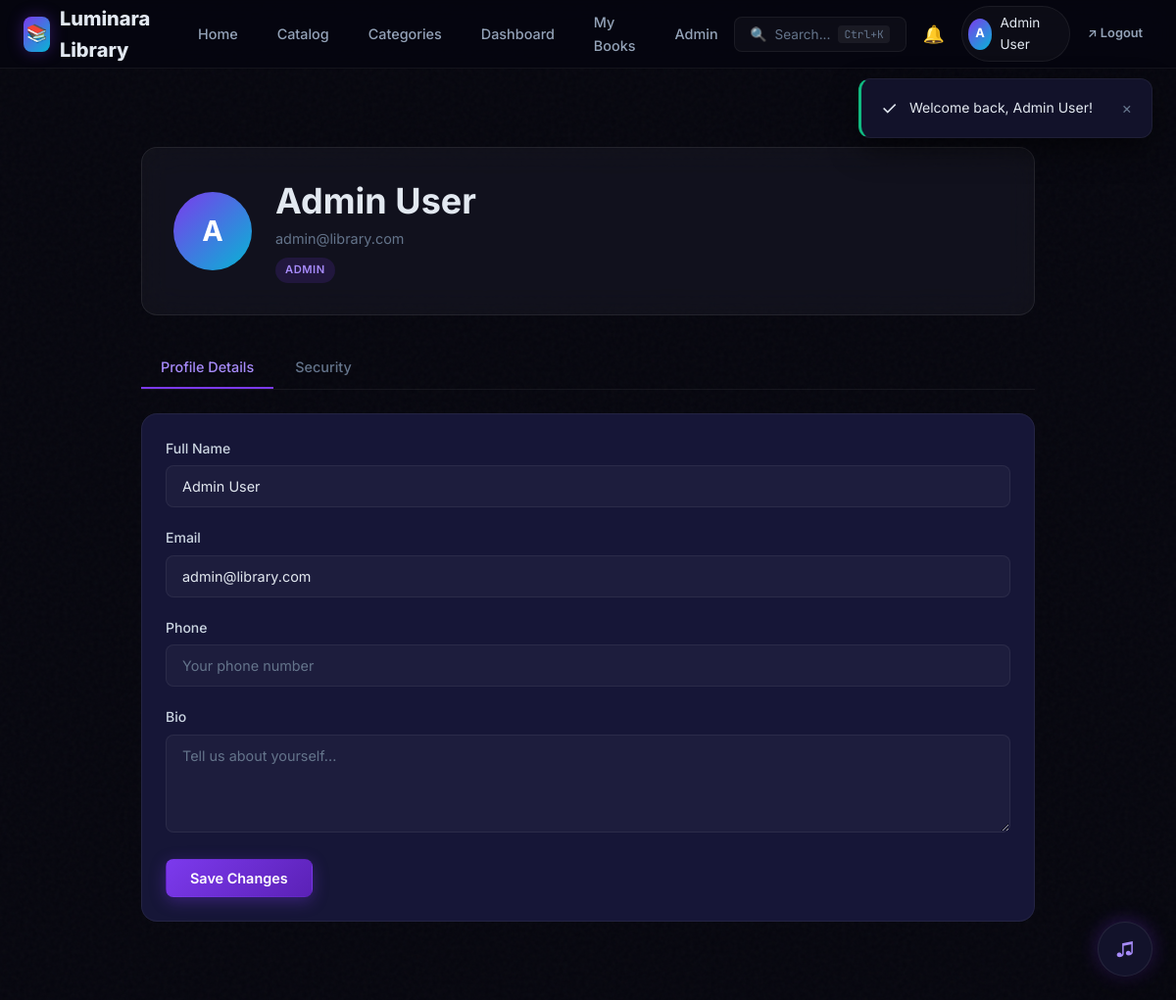
Screenshot of /public/user/profile (signed in) with the database file from the repository.
### tables this page shows
CREATE TABLE `users` (
  `id` int(11) NOT NULL,
  `name` varchar(100) NOT NULL,
  `email` varchar(150) NOT NULL,
  `password` varchar(255) NOT NULL,
  `role` enum('admin','member') DEFAULT 'member',
  `avatar` varchar(255) DEFAULT NULL,
  `created_at` timestamp NOT NULL DEFAULT current_timestamp(),
  `updated_at` timestamp NOT NULL DEFAULT current_timestamp() ON UPDATE current_timestamp()
);

### core/Controller.php (called while the page is built, shortened)
<?php
class Controller {
    protected function view(string $view, array $data = []): void {
        View::render($view, $data);
    }
}

### app/Controllers/UserController.php (called while the page is built, shortened)
<?php
class UserController extends Controller {
    public function profile(): void {
        require_once APP_PATH . '/Models/User.php';
        $user = User::find(Auth::id());
        $this->view('user/profile', [
            'title'   => 'My Profile',
            'user'    => $user,
            'layout'  => 'public',
        ]);
    }
}

### public/index.php (called while the page is built, shortened)
<?php
require_once CORE_PATH . '/Helpers.php';
require_once ROOT_PATH . '/core/Database.php';
require_once CORE_PATH . '/Auth.php';
require_once CORE_PATH . '/Controller.php';
require_once CORE_PATH . '/Database.php';
require_once CORE_PATH . '/Router.php';
$router = new Router();
$router->get('',     'HomeController@index');
$router->get('home', 'HomeController@index');
$router->get('login',           'AuthController@loginForm');
$router->post('login',          'AuthController@login');
$router->get('register',        'AuthController@registerForm');
$router->post('register',       'AuthController@register');
$router->get('forgot-password', 'AuthController@forgotForm');
$router->post('forgot-password','AuthController@forgot');
$router->get('logout',          'AuthController@logout');
$router->get('catalog',              'CatalogController@browse');
$router->get('catalog/browse',       'CatalogController@browse');
$router->get('catalog/book/{id}',    'CatalogController@bookDetails');
$router->get('books/{id}',           'CatalogController@bookDetails');
$router->get('book-details/{id}',    'CatalogController@bookDetails');
$router->get('catalog/categories',   'CatalogController@categories');
$router->get('catalog/search',       'CatalogController@search');
$router->get('dashboard',            'UserController@dashboard');
$router->get('user/profile',         'UserController@profile');
$router->post('user/profile',        'UserController@updateProfile');
$router->get('user/borrows',         'UserController@borrows');
$router->get('user/wishlist',        'UserController@wishlist');
$router->post('user/wishlist/toggle','UserController@toggleWishlist');
$router->get('user/history',         'UserController@history');
$router->post('borrow/request', 'BorrowController@request');
$router->post('borrow/return',  'BorrowController@returnBook');
$router->post('borrow/reserve', 'BorrowController@reserve');
$router->get('admin',                  'AdminController@dashboard');
$router->get('admin-dashboard',        'AdminController@dashboard');
$router->get('admin/dashboard',        'AdminController@dashboard');
$router->get('admin/books',            'AdminController@books');
$router->post('admin/books/store',     'AdminController@storeBook');
$router->post('admin/books/update',    'AdminController@updateBook');
$router->post('admin/books/delete',    'AdminController@deleteBook');
$router->get('admin/users',            'AdminController@users');
$router->post('admin/users/role',      'AdminController@updateUserRole');
$router->post('admin/users/deactivate','AdminController@deactivateUser');
$router->post('admin/users/delete',    'AdminController@deleteUser');
$router->get('admin/borrows',          'AdminController@borrows');
$router->post('admin/borrows/return',  'AdminController@markBorrowReturned');
$router->post('admin/borrows/approve', 'AdminController@approveReservation');
$router->post('admin/borrows/reject',  'AdminController@rejectReservation');
$router->get('admin/categories',       'AdminController@categories');
$router->post('admin/categories/store','AdminController@storeCategory');
$router->post('admin/categories/update','AdminController@updateCategory');
$router->post('admin/categories/delete','AdminController@deleteCategory');
$router->get('admin/reports',          'AdminController@reports');
$router->get('admin/settings',         'AdminController@settings');
$router->post('admin/settings',        'AdminController@updateSettings');
$router->get('api/books',       'ApiController@books');
$router->get('api/books/{id}',  'ApiController@book');
$router->get('api/categories',  'ApiController@categories');
$router->get('api/featured',    'ApiController@featured');
$router->get('api/search',      'ApiController@search');
$router->post('api/review',     'ApiController@addReview');
$router->dispatch();

### core/Helpers.php (called while the page is built, shortened)
<?php
function url(string $path = ''): string {
    return BASE_URL . '/' . ltrim($path, '/');
}
function e(?string $value): string {
    return htmlspecialchars($value ?? '', ENT_QUOTES, 'UTF-8');
}
function isActive(string $path): string {
    $currentUrl = trim($_GET['url'] ?? '', '/');
    return ($currentUrl === trim($path, '/')) ? 'active' : '';
}

### core/Auth.php (called while the page is built, shortened)
<?php
class Auth {
    public static function check(): bool {
        return isset($_SESSION['user']);
    }
    public static function user(): ?array {
        return $_SESSION['user'] ?? null;
    }
    public static function isAdmin(): bool {
        return self::check() && ($_SESSION['user']['role'] ?? '') === 'admin';
    }
    public static function isAdminAuthorized(): bool {
        $email = strtolower(trim($_SESSION['user']['email'] ?? ''));
        $whitelist = array_map(fn($item) => strtolower(trim($item)), ADMIN_EMAIL_WHITELIST ?? []);
        return in_array($email, $whitelist, true);
    }
    public static function id(): ?int {
        return $_SESSION['user']['id'] ?? null;
    }
}

### core/Database.php (called while the page is built, shortened)
<?php
class Database {
    private static ?PDO $instance = null;
    public static function getInstance(): PDO {
        if (self::$instance === null) {
            $dsn = 'mysql:host=' . DB_HOST . ';dbname=' . DB_NAME . ';charset=utf8mb4';
            self::$instance = new PDO($dsn, DB_USER, DB_PASS, [
                PDO::ATTR_ERRMODE            => PDO::ERRMODE_EXCEPTION,
                PDO::ATTR_DEFAULT_FETCH_MODE => PDO::FETCH_ASSOC,
            ]);
        }
        return self::$instance;
    }
}

### app/Models/User.php (called while the page is built, shortened)
<?php
class User {
    private static function db(): PDO {
        return Database::getInstance();
    }
    public static function find(int $id): ?array {
        $stmt = self::db()->prepare("SELECT * FROM users WHERE id = ?");
        $stmt->execute([$id]);
        $user = $stmt->fetch();
        return $user ?: null;
    }
}

### app/Views/user/profile.php (the view, shortened to what this page needs)
<?php View::includeLayout('navbar'); ?>
<div class="page-wrapper" style="padding-top: var(--navbar-height);">
    <section class="section">
        <div class="container container-md">
            <div class="profile-header glass-card">
                <div class="user-avatar user-avatar-lg">
                    <?= strtoupper(substr($user['name'] ?? 'U', 0, 1)) ?>
                </div>
                <div class="profile-info">
                    <h2><?= e($user['name'] ?? '') ?></h2>
                    <p class="profile-email"><?= e($user['email'] ?? '') ?></p>
                    <span class="chip chip-primary profile-role"><?= ucfirst(e($user['role'] ?? 'member')) ?></span>
                </div>
            </div>
            <div class="tab-container">
                <div class="tabs">
                    <button class="tab-btn active" data-tab="tab-details">Profile Details</button>
                    <button class="tab-btn" data-tab="tab-security">Security</button>
                </div>
                <div class="tab-pane active" id="tab-details">
                    <div class="card glass-card">
                        <div class="card-body">
                            <form method="POST" action="<?= url('user/profile') ?>" data-validate>
                                <div class="form-group">
                                    <label class="form-label" for="name">Full Name</label>
                                    <input type="text" id="name" name="name" class="form-control"
                                           value="<?= e($user['name']) ?>"
                                           data-rules="required|min:2" data-label="Name">
                                </div>
                                <div class="form-group">
                                    <label class="form-label" for="email">Email</label>
                                    <input type="email" id="email" name="email" class="form-control"
                                           value="<?= e($user['email']) ?>"
                                           data-rules="required|email" data-label="Email">
                                </div>
                                <div class="form-group">
                                    <label class="form-label" for="phone">Phone</label>
                                    <input type="text" id="phone" name="phone" class="form-control"
                                           value="<?= e($user['phone'] ?? '') ?>"
                                           placeholder="Your phone number">
                                </div>
                                <div class="form-group">
                                    <label class="form-label" for="bio">Bio</label>
                                    <textarea id="bio" name="bio" class="form-control"
                                              placeholder="Tell us about yourself..."><?= e($user['bio'] ?? '') ?></textarea>
                                </div>
                                <button type="submit" class="btn btn-primary">Save Changes</button>
                            </form>
                        </div>
                    </div>
                </div>
            </div>
        </div>
    </section>
</div>

### app/Views/layouts/navbar.php (shortened to what this page needs)
<?php
$user = Auth::user();
$isAdmin = Auth::isAdminAuthorized();
?>
<nav class="navbar" role="navigation" aria-label="Main navigation">
    <div class="container">
        <a href="<?= url('') ?>" class="navbar-brand">
            <span class="brand-icon" aria-hidden="true">📚</span>
            <span><?= APP_NAME ?></span>
        </a>
        <div class="navbar-nav" role="menubar">
            <a href="<?= url('') ?>" class="nav-link <?= isActive('') ?>" role="menuitem">Home</a>
            <a href="<?= url('catalog') ?>" class="nav-link <?= isActive('catalog') ?: isActive('catalog/browse') ?>" role="menuitem">Catalog</a>
            <a href="<?= url('catalog/categories') ?>" class="nav-link <?= isActive('catalog/categories') ?>" role="menuitem">Categories</a>
            <?php if ($user): ?>
                <a href="<?= url('dashboard') ?>" class="nav-link <?= isActive('dashboard') ?>" role="menuitem">Dashboard</a>
                <a href="<?= url('user/borrows') ?>" class="nav-link <?= isActive('user/borrows') ?>" role="menuitem">My Books</a>
                <?php if ($isAdmin): ?>
                    <a href="<?= url('admin-dashboard') ?>" class="nav-link <?= isActive('admin') ?: isActive('admin/dashboard') ?: isActive('admin-dashboard') ?>" role="menuitem">Admin</a>
                <?php endif; ?>
            <?php endif; ?>
        </div>
        <div class="navbar-actions">
            <button class="navbar-search-btn" onclick="App.CommandPalette.open()" aria-label="Open search">
                🔍 <span>Search...</span> <kbd>Ctrl+K</kbd>
            </button>
            <?php if ($user): ?>
                <div class="relative">
                    <button class="notification-btn" aria-label="Notifications" title="Notifications">
                        🔔
                    </button>
                </div>
                <div class="relative">
                    <a href="<?= url('user/profile') ?>" class="user-menu-btn" title="Profile">
                        <span class="user-avatar"><?= strtoupper(substr($user['name'], 0, 1)) ?></span>
                        <span class="user-name"><?= e($user['name']) ?></span>
                    </a>
                </div>
                <a href="<?= url('logout') ?>" class="btn btn-ghost btn-sm" title="Sign out">↗ Logout</a>
            <?php else: ?>
                <a href="<?= url('login') ?>" class="btn btn-secondary btn-sm">Sign In</a>
                <a href="<?= url('register') ?>" class="btn btn-primary btn-sm">Register</a>
            <?php endif; ?>
        </div>
    </div>
</nav>

### core/Router.php (shortened to what this page needs)
<?php
class Router {
    private array $routes = [];
    private function addRoute(string $method, string $path, string $handler): void {
        $this->routes[] = [
            'method'  => $method,
            'path'    => $path,
            'handler' => $handler
        ];
    }
    public function dispatch(): void {
        $method = $_SERVER['REQUEST_METHOD'];
        $uri    = $this->getUri();
        foreach ($this->routes as $route) {
            if ($route['method'] !== $method) continue;
            $pattern = $this->convertToRegex($route['path']);
            if (preg_match($pattern, $uri, $matches)) {
                $params = array_filter($matches, 'is_string', ARRAY_FILTER_USE_KEY);
                $this->callHandler($route['handler'], $params);
                return;
            }
        }
    }
    private function getUri(): string {
        $uri = $_GET['url'] ?? '';
        return trim($uri, '/');
    }
    private function convertToRegex(string $path): string {
        $pattern = preg_replace('/\{(\w+)\}/', '(?P<$1>[^/]+)', $path);
        return '#^' . $pattern . '$#';
    }
    private function callHandler(string $handler, array $params): void {
        [$controllerName, $method] = explode('@', $handler);
        $controller = new $controllerName();
        call_user_func_array([$controller, $method], array_values($params));
    }
}

### rows the page displays
users: name "A", name "Admin User", email "admin@library.com", role "ADMIN"
